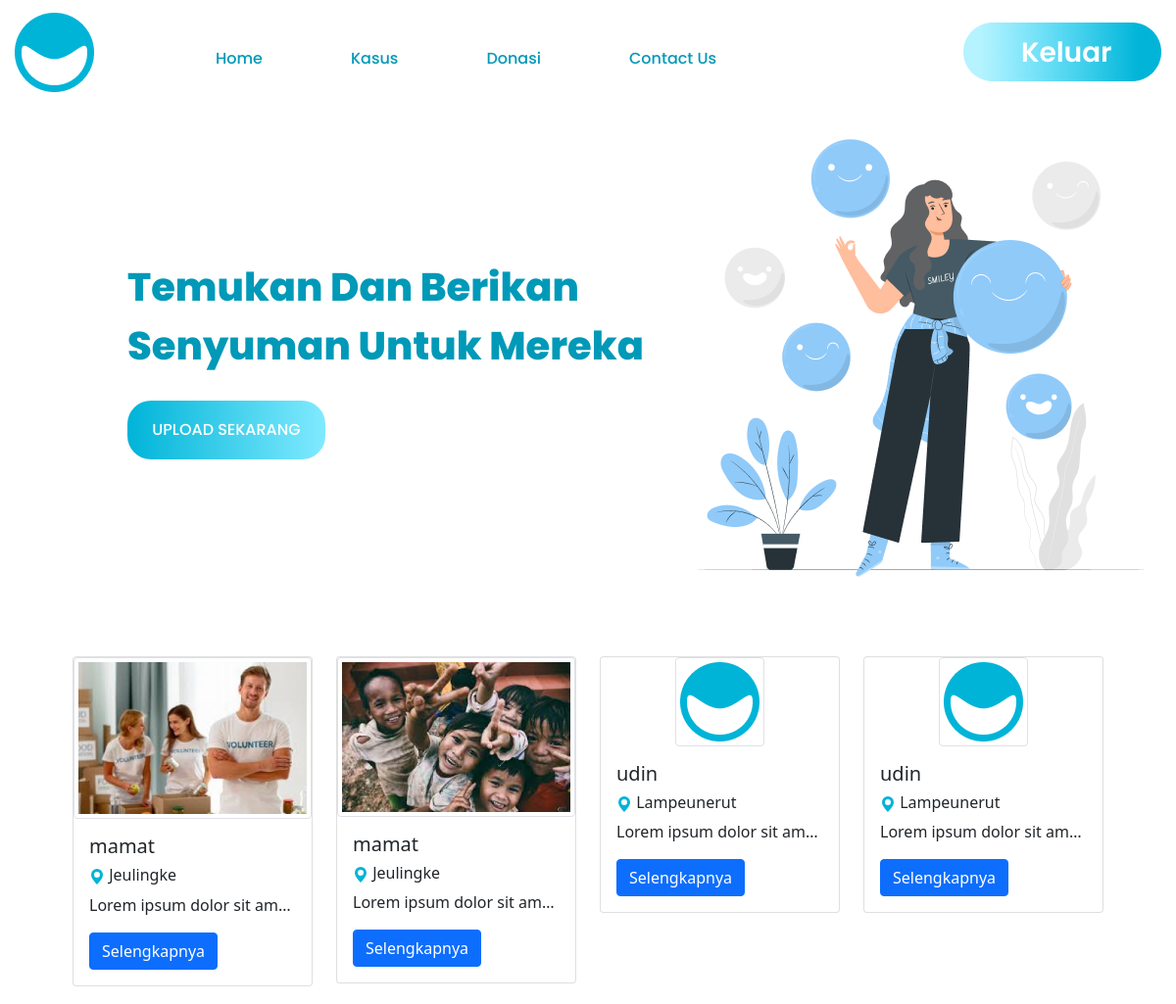
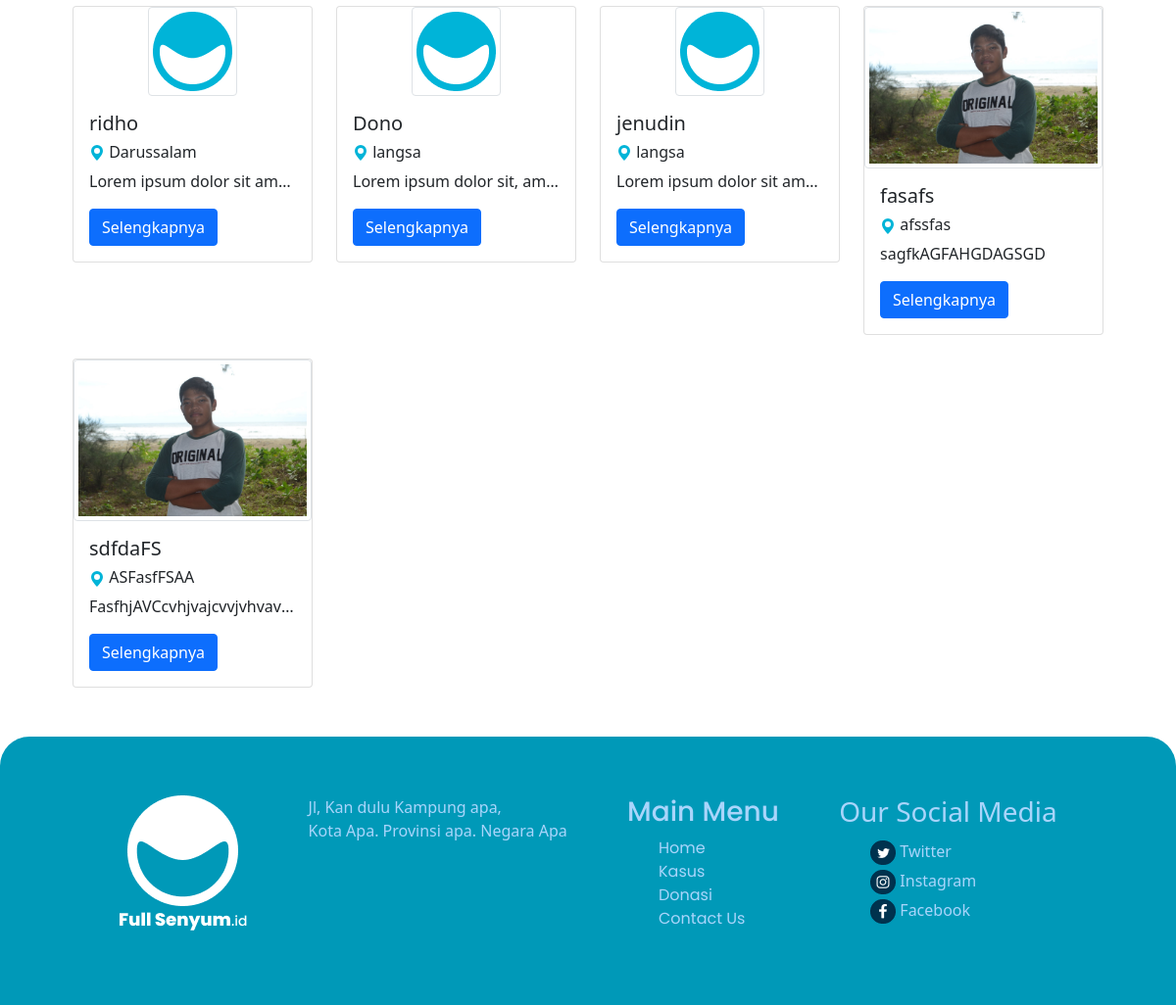
Page /kasus.php on the committed database (2 pictures, top to bottom).
### tables this page shows
CREATE TABLE `db_kasus` (
  `id_kasus` int(10) NOT NULL,
  `nama_pasien` varchar(40) NOT NULL,
  `umur_pasien` varchar(40) NOT NULL,
  `alamat_pasien` varchar(100) NOT NULL,
  `deskripsi_kasus` varchar(100) NOT NULL,
  `foto_pasien` varchar(50) NOT NULL
);

### function.php (called while the page is built, shortened)
<?php
$connect = mysqli_connect("localhost", "root", "", "bibir_sumbing");
function query($query)
{
    global $connect;
    $result = mysqli_query($connect, $query);
    $rows = [];
    while ($row = mysqli_fetch_assoc($result)) {
        $rows[] = $row;
    }
    return $rows;
}

### kasus.php (the view, shortened to what this page needs)
<?php
require 'function.php';
$kasus = query("SELECT * FROM db_kasus");
?>
<!DOCTYPE html>
<html lang="en">
<head>
    <link rel="stylesheet" href="css/kasus2.css">
    <link href="https://cdn.jsdelivr.net/npm/bootstrap@5.0.2/dist/css/bootstrap.min.css" rel="stylesheet">
</head>
<body>
    <div class="navbar">
        <div class="logo">
            <img src="img/logo.png" alt="">
        </div>
        <div class="menu">
            <ul>
                <a href="index.php">
                    <li>Home</li>
                </a>
                <a href="kasus.php">
                    <li>Kasus</li>
                </a>
                <a href="donasi.php">
                    <li>Donasi</li>
                </a>
                <a href="">
                    <li>Contact Us</li>
                </a>
            </ul>
        </div>
        <div class="lout">
            <a href=""><img src="img/out.png" alt="" width="202px" height="60px"></a>
        </div>
    </div>
    <div class="banner">
        <div class="tagline">
            <p>Temukan Dan Berikan <br> Senyuman Untuk Mereka</p>
            <div class="join">
                <a href="upload.php"><button class="tmbljoint">UPLOAD SEKARANG</button></a>
            </div>
        </div>
        <div class="ilus">
            <img src="img/Smile 3.png" alt="">
        </div>
    </div>
    <div class="container">
        <div class="row" style="margin: 20px;">
            <?php foreach ($kasus as $data_kasus) : ?>
                <div class="col-md-3">
                    <div class="card mt-4">
                        <img src="img/gambarkasus/<?= $data_kasus["foto_pasien"] ?>" class="img-thumbnail mx-auto" alt="" height="230">
                        <div class="card-body">
                            <h5 class="card-title"><?= $data_kasus["nama_pasien"] ?></h5>
                            <h6 class="card-title">
                                <svg xmlns="http://www.w3.org/2000/svg" width="16" height="16" fill="#00B4D8" class="bi bi-geo-alt-fill" viewBox="0 0 16 16">
                                    <path d="M8 16s6-5.686 6-10A6 6 0 0 0 2 6c0 4.314 6 10 6 10zm0-7a3 3 0 1 1 0-6 3 3 0 0 1 0 6z" />
                                </svg>
                                <?= $data_kasus["alamat_pasien"] ?>
                            </h6>
                            <p class="card-text" style="overflow: hidden; white-space:nowrap; text-overflow:ellipsis;">
                                <?= $data_kasus["deskripsi_kasus"] ?>
                            </p>
                            <a href="" class="btn btn-primary">Selengkapnya</a>
                        </div>
                    </div>
                </div>
            <?php endforeach; ?>
        </div>
    </div>
    <div class="foot">
        <div class="icon-logo">
            <img src="img/logo putih.png" alt="">
        </div>
        <div class="alamat">
            <p>Jl, Kan dulu Kampung apa,<br> Kota Apa. Provinsi apa. Negara Apa</p>
        </div>
        <div class="menu-foot">
            <h3>Main Menu</h3>
            <ul>
                <li>Home</li>
                <li>Kasus</li>
                <li>Donasi</li>
                <li>Contact Us</li>
            </ul>
        </div>
        <div class="sosmed">
            <h3>Our Social Media</h3>
            <ul>
                <li><img src="img/twt.png" alt=""> Twitter</li>
                <li><img src="img/ig.png" alt=""> Instagram</li>
                <li><img src="img/fb.png" alt=""> Facebook</li>
            </ul>
        </div>
    </div>
</body>
</html>

### css/kasus2.css (style rules this page uses)
* { margin: 0; padding: 0; }
html { scroll-behavior: smooth; }
body { overflow-x: hidden; background-color: #ECFAFF; }
.navbar { display: flex; justify-content: space-between; padding: 15px 0; background-color: #fff; }
.logo { width: 81px; height: 81px; align-items: left; padding-left: 15px; }
.menu ul { text-decoration: none; display: flex; list-style: none; justify-content: space-between; margin-top: 30px; margin-left: -40px; font-family: 'poppins', sans-serif; font-weight: 500; color: #0099B8; }
.menu li { padding-right: 90px; }
.menu a { text-decoration: none; color: #0099B8; }
.lout { padding: 15px; }
.banner { background-color:#fff; display: flex; justify-content: space-between; }
.ilus { align-items: left; justify-content: center; padding: 10px; }
.tagline { display: flex; margin-left: 10%; justify-content: center; padding-left: 10px; font-size: 40px; font-family: 'poppins', sans-serif; font-weight: 800; color: #0099B8; flex-direction: column; }
.tmbljoint { text-decoration: none; list-style: none; border-style: none; background-image: linear-gradient(to right, #00B4D8, #80eaff); width: 202px; height: 60px; border-radius: 24px; color: #fff; font-family: 'poppins', sans-serif; font-weight: 500; font-size: 16px; cursor: pointer; margin-top: 10px; }
.foot { background-color: #0099B8; display: flex; justify-content: space-evenly; padding: 60px; border-radius: 30px 30px 0px 0px; margin-top: 50px; }
.alamat { color: #A9D5FB; }
.menu-foot { color: #A9D5FB; font-family: 'poppins', sans-serif; }
.menu-foot ul { color: #A9D5FB; list-style: none; }
.sosmed { color: #A9D5FB; }
.sosmed ul { color: #A9D5FB; list-style: none; line-height: 30px; }

### rows in the picture
db_kasus: foto_pasien (picture), nama_pasien "mamat", alamat_pasien "Jeulingke", deskripsi_kasus "Lorem ipsum dolor sit am…"
db_kasus: foto_pasien (picture), nama_pasien "mamat", alamat_pasien "Jeulingke", deskripsi_kasus "Lorem ipsum dolor sit am…"
db_kasus: foto_pasien (picture), nama_pasien "udin", alamat_pasien "Lampeunerut", deskripsi_kasus "Lorem ipsum dolor sit am…"
db_kasus: foto_pasien (picture), nama_pasien "udin", alamat_pasien "Lampeunerut", deskripsi_kasus "Lorem ipsum dolor sit am…"
db_kasus: foto_pasien (picture), nama_pasien "ridho", alamat_pasien "Darussalam", deskripsi_kasus "Lorem ipsum dolor sit am…"
db_kasus: foto_pasien (picture), nama_pasien "Dono", alamat_pasien "langsa", deskripsi_kasus "Lorem ipsum dolor sit, am…"
db_kasus: foto_pasien (picture), nama_pasien "jenudin", alamat_pasien "langsa", deskripsi_kasus "Lorem ipsum dolor sit am…"
db_kasus: foto_pasien (picture), nama_pasien "fasafs", alamat_pasien "afssfas", deskripsi_kasus "sagfkAGFAHGDAGSGD"
db_kasus: foto_pasien (picture), nama_pasien "sdfdaFS", alamat_pasien "ASFasfFSAA", deskripsi_kasus "FasfhjAVCcvhjvajcvvjvhvav…"
